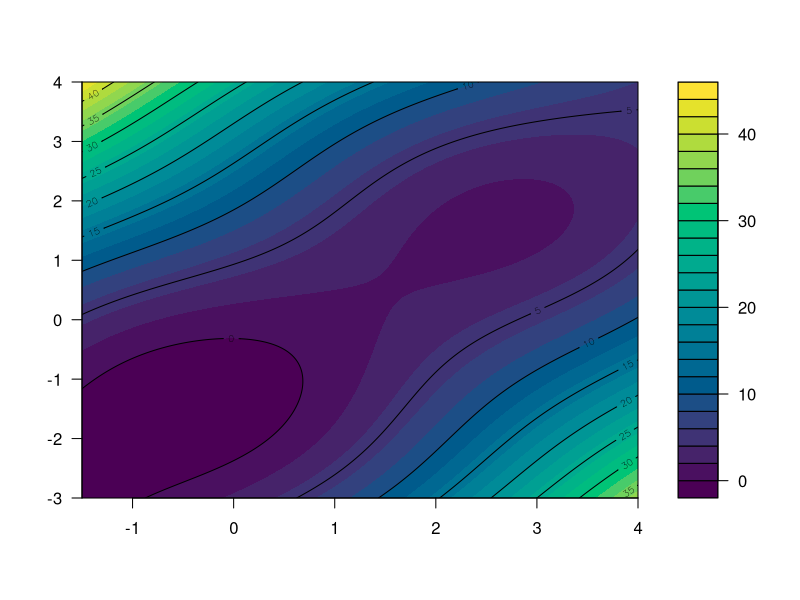

R code for this plot:
## ---- chunk 1
knitr::opts_chunk$set(echo = TRUE)
## ---- chunk 2
#1.1
f <- function(x, y) sin(x + y) + (x - y)^2 - 1.5*x + 2.5*y + 1

x <- seq(-1.5, 4, length.out = 300)
y <- seq(-3,   4, length.out = 300)

z <- outer(x, y, Vectorize(f))

filled.contour(x, y, z,
  nlevels = 30,
  color.palette = hcl.colors,
  plot.axes = {
    axis(1); axis(2)
    contour(x, y, z, add = TRUE, drawlabels = TRUE)
  }
)
## ---- chunk 3
#1.2
## Gradient
grad_f <- function(x, y) {
  c(
    dx = cos(x + y) + 2*(x - y) - 1.5,
    dy = cos(x + y) - 2*(x - y) + 2.5
  )
}

## Hessian
hess_f <- function(x, y) {
  s <- -sin(x + y)
  matrix(
    c(s + 2, s - 2,
      s - 2, s + 2),
    nrow = 2, byrow = TRUE,
    dimnames = list(c("x", "y"), c("x", "y"))
  )
}

## wrappers that take par = c(x, y) for optimization
fn_par   <- function(par) f(par[1], par[2])
gr_par   <- function(par) grad_f(par[1], par[2])
hess_par <- function(par) hess_f(par[1], par[2])

## test
par0 <- c(0, 0)
fn_par(par0)
gr_par(par0)
hess_par(par0)
## ---- chunk 4
#1.3

newton2d_box <- function(fn, gr, hess, x0, y0,
                         lower, upper,
                         tol = 1e-8, maxit = 100,
                         lambda0 = 1e-6, lambda_mult = 10,
                         alpha0 = 1, beta = 0.5, c1 = 1e-4,
                         ..., verbose = FALSE) {

  project <- function(par) pmin(pmax(par, lower), upper)

  ## infinity-norm of projected gradient (KKT-style for box constraints)
  projgrad_inf <- function(x, g, eps = 1e-12) {
    pg <- g
    for (i in 1:2) {
      if (x[i] <= lower[i] + eps) pg[i] <- min(g[i], 0)  # should be >=0 at lower bound
      if (x[i] >= upper[i] - eps) pg[i] <- max(g[i], 0)  # should be <=0 at upper bound 
    }
    max(abs(pg))
  }

  x <- project(c(x0, y0))
  f0 <- fn(x[1], x[2], ...)

  for (k in 1:maxit) {
    g <- gr(x[1], x[2], ...)
    pg_norm <- projgrad_inf(x, g)

    if (pg_norm < tol) {
      return(list(par = x, value = f0, iter = k - 1, converged = TRUE,
                  projgrad = pg_norm))
    }

    H <- hess(x[1], x[2], ...)
    I2 <- diag(2)

    ## Regularize Hessian until solvable
    lambda <- lambda0
    p <- NULL
    repeat {
      p_try <- tryCatch(solve(H + lambda * I2, g), error = function(e) NULL)
      if (!is.null(p_try)) { p <- p_try; break }
      lambda <- lambda * lambda_mult
      if (lambda > 1e12) stop("Could not compute Newton step (even after regularization).")
    }

    ## Backtracking line search with Armijo sufficient decrease
    a <- alpha0
    repeat {
      x_new <- project(x - a * p)
      f_new <- fn(x_new[1], x_new[2], ...)

      ## directional derivative along -p is approx -g^T p
      armijo_rhs <- f0 - c1 * a * sum(g * p)

      if (is.finite(f_new) && f_new <= armijo_rhs) break
      a <- a * beta
      if (a < 1e-12) break
    }

    if (verbose) {
      cat(sprintf(
        "iter=%d  x=%.8f y=%.8f  f=%.10f  step=%.1e  ||pg||_inf=%.3e  lambda=%.1e\n",
        k, x_new[1], x_new[2], f_new, a, pg_norm, lambda
      ))
    }

    ## Only use step-size convergence as a secondary criterion
    if (sqrt(sum((x_new - x)^2)) < tol && pg_norm < tol) {
      return(list(par = x_new, value = f_new, iter = k, converged = TRUE,
                  projgrad = pg_norm))
    }

    x <- x_new
    f0 <- f_new
  }

  list(par = x, value = f0, iter = maxit, converged = FALSE,
       projgrad = projgrad_inf(x, gr(x[1], x[2], ...)))
}


# newton2d_box <- function(fn, gr, hess, x0, y0,
#                          lower, upper,
#                          tol = 1e-8, maxit = 100,
#                          lambda0 = 1e-6, lambda_mult = 10,
#                          alpha0 = 1, beta = 0.5,
#                          ..., verbose = FALSE) {
# 
#   #To keep the results within the prescribed x,y limits
#   project <- function(par) pmin(pmax(par, lower), upper)
# 
#   x <- project(c(x0, y0))
#   f0 <- fn(x[1], x[2], ...)
# 
#   for (k in 1:maxit) {
#     g <- gr(x[1], x[2], ...)
#     H <- hess(x[1], x[2], ...)
#     I2 <- diag(2)
# 
#     ## regularize until solvable
#     lambda <- lambda0
#     p <- NULL
#     repeat {
#       p_try <- tryCatch(solve(H + lambda * I2, g), error = function(e) NULL)
#       if (!is.null(p_try)) { p <- p_try; break }
#       lambda <- lambda * lambda_mult
#       if (lambda > 1e12) stop("Could not compute Newton step.")
#     }
# 
#     ## backtracking line search with projection
#     a <- alpha0
#     repeat {
#       x_new <- project(x - a * p)
#       f_new <- fn(x_new[1], x_new[2], ...)
#       if (is.finite(f_new) && f_new <= f0) break
#       a <- a * beta
#       if (a < 1e-12) break
#     }
# 
#     if (verbose) {
#       cat(sprintf("iter=%d  x=%.8f y=%.8f  f=%.10f  step=%.1e\n",
#                   k, x_new[1], x_new[2], f_new, a))
#     }
# 
#     if (sqrt(sum((x_new - x)^2)) < tol) {
#       return(list(par = x_new, value = f_new, iter = k, converged = TRUE))
#     }
# 
#     x <- x_new
#     f0 <- f_new
#   }
# 
#   list(par = x, value = f0, iter = maxit, converged = FALSE)
# }

# ## x_{k+1} = x_k - H(x_k)^{-1} * g(x_k)
# newton2d_reg <- function(fn, gr, hess, x0, y0,
#                          tol = 1e-8, maxit = 100,
#                          lambda0 = 1e-6, lambda_mult = 10,
#                          ..., verbose = FALSE) {
# 
#   x <- c(x0, y0)
# 
#   for (k in 1:maxit) {
#     g <- gr(x[1], x[2], ...)
#     H <- hess(x[1], x[2], ...)
#     I2 <- diag(2)
# 
#     lambda <- lambda0
#     p <- NULL
# 
#     ## Keep increasing lambda until the linear system is solvable
#     repeat {
#       Hp <- H + lambda * I2
#       p_try <- tryCatch(solve(Hp, g), error = function(e) NULL)  # catch singularity
#       if (!is.null(p_try)) { p <- p_try; break }
#       lambda <- lambda * lambda_mult
#       if (lambda > 1e12) stop("Hessian remained singular/ill-conditioned even after regularization.")
#     }
# 
#     x_new <- x - p
# 
#     if (verbose) {
#       cat(sprintf("iter=%d  x=%.10f y=%.10f  f=%.10f  ||grad||=%.3e  lambda=%.1e\n",
#                   k, x_new[1], x_new[2], fn(x_new[1], x_new[2], ...),
#                   sqrt(sum(g^2)), lambda))
#     }
# 
#     if (sqrt(sum((x_new - x)^2)) < tol) {
#       return(list(par = x_new, value = fn(x_new[1], x_new[2], ...),
#                   iter = k, converged = TRUE))
#     }
#     x <- x_new
#   }
# 
#   list(par = x, value = fn(x[1], x[2], ...), iter = maxit, converged = FALSE)
# }
# 
lower <- c(-1.5, -3)
upper <- c( 4.0,  4)
res <- newton2d_box(fn = f, gr = grad_f, hess = hess_f, 
                    x0 = 0, y0 = 0, lower=lower, upper=upper, verbose = TRUE)
res$par
res$value
## ---- chunk 5
#1.4
lower <- c(-1.5, -3)
upper <- c( 4.0,  4)

one_run <- function(x0, y0) {
  nres <- newton2d_box(f, grad_f, hess_f, x0, y0, lower, upper)

  ores <- optim(
    par = c(x0, y0),
    fn = fn_par, gr = gr_par,
    method = "L-BFGS-B",
    lower = lower, upper = upper
  )  # box constraints supported by L-BFGS-B

  data.frame(
    x0 = x0, y0 = y0,
    newton_iter = nres$iter,
    newton_x = nres$par[1], newton_y = nres$par[2],
    newton_value = nres$value,
    optim_iter = ores$counts[["function"]],
    optim_x = ores$par[1], optim_y = ores$par[2],
    optim_value = ores$value
  )
}


starts <- rbind(
  c(-1.0, -2.0),
  c( 3.5,  3.5),
  c( 0.0,  0.0),
  c( 4.0, -3.0),
  c(-1.5,  4.0)
)
colnames(starts) <- c("x0", "y0")
# 
# one_run <- function(x0, y0) {
#   ## Newton (regularized)
#   nres <- newton2d_reg(fn = f, gr = grad_f, hess = hess_f, x0 = x0, y0 = y0)
# 
#   ## optim() comparison, BFGS with analytic gradient
#   ores <- optim(par = c(x0, y0), fn = fn_par, gr = gr_par, method = "BFGS")
# 
#   data.frame(
#     x0 = x0, y0 = y0,
#     newton_iter = nres$iter,
#     newton_x = unname(nres$par[1]),
#     newton_y = unname(nres$par[2]),
#     newton_value = nres$value,
#     optim_iter = ores$counts[["function"]],
#     optim_x = unname(ores$par[1]),
#     optim_y = unname(ores$par[2]),
#     optim_value = ores$value,
#     stringsAsFactors = FALSE
#   )
# }
# 
res_table <- do.call(
  rbind,
  lapply(seq_len(nrow(starts)), function(i) one_run(starts[i, 1], starts[i, 2]))
)

res_table_fmt <- res_table
num_cols <- names(res_table_fmt)[sapply(res_table_fmt, is.numeric)]

res_table_fmt[num_cols] <- lapply(res_table_fmt[num_cols], \(v) formatC(v, format = "f", digits = 6))  # fixed decimals
print(res_table_fmt, row.names = FALSE)

## distinct solutions reached (rounded to group near-equal points)
unique(round(res_table[, c("newton_x", "newton_y")], 6))
unique(round(res_table[, c("optim_x", "optim_y")], 6))
